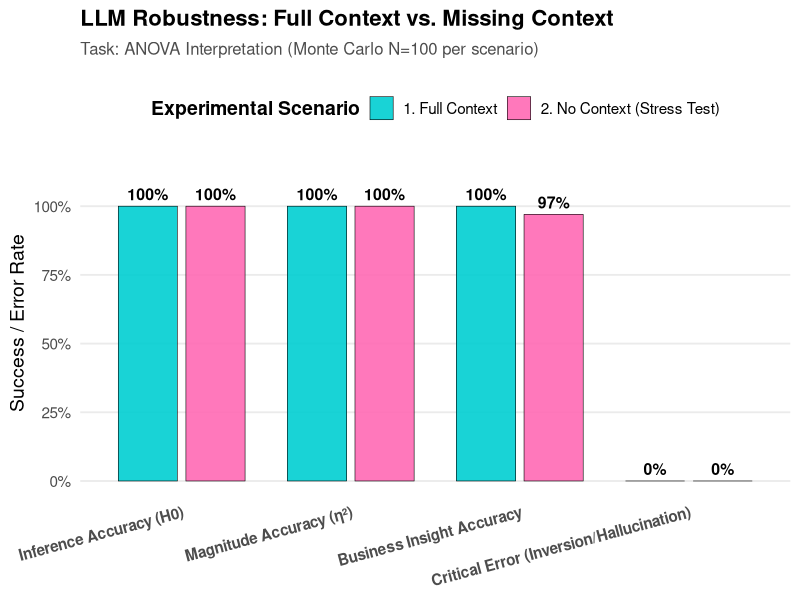
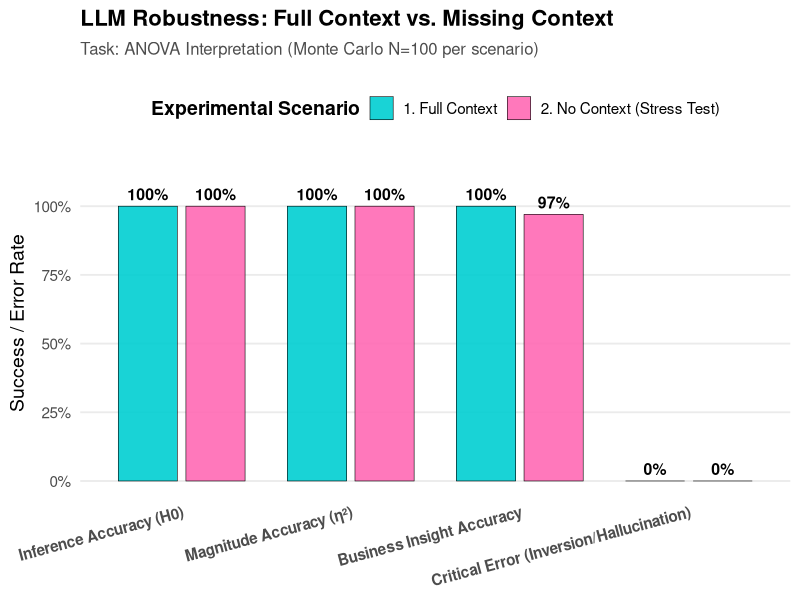

Recreate these plots in R, in order.
library(tidyverse)
library(scales)

# 1. Creazione del dataset consolidato con i risultati dei due esperimenti
df_comparison <- tibble(
  Scenario = rep(c("1. Full Context", "2. No Context (Stress Test)"), each = 4),
  Metric = rep(c(
    "Inference Accuracy (H0)", 
    "Magnitude Accuracy (η²)", 
    "Business Insight Accuracy", 
    "Critical Error (Inversion/Hallucination)"
  ), times = 2),
  Value = c(
    # Valori Esperimento 1 (Full Context)
    1.00, 1.00, 1.00, 0.00,
    # Valori Esperimento 2 (No Context)
    1.00, 1.00, 0.97, 0.00
  )
)

# Ordiniamo le metriche per visualizzarle nel modo corretto sul grafico
df_comparison <- df_comparison %>%
  mutate(Metric = factor(Metric, levels = c(
    "Inference Accuracy (H0)", 
    "Magnitude Accuracy (η²)", 
    "Business Insight Accuracy", 
    "Critical Error (Inversion/Hallucination)"
  )))

# 2. Creazione del Plot
p_comparativo <- ggplot(df_comparison, aes(x = Metric, y = Value, fill = Scenario)) +
  # Barre affiancate con dodge
  geom_col(position = position_dodge(width = 0.8), width = 0.7, alpha = 0.9, color = "black", size = 0.2) +
  # Etichette con le percentuali sopra le barre
  geom_text(
    aes(label = percent(Value, accuracy = 1)), 
    position = position_dodge(width = 0.8), 
    vjust = -0.5, 
    fontface = "bold", 
    size = 4,
    color = "black"
  ) +
  # Scala Y in formato percentuale
  scale_y_continuous(labels = percent_format(), limits = c(0, 1.15), breaks = seq(0, 1, by = 0.25)) +
  # Colori eleganti e professionali per la tesi
  scale_fill_manual(values = c("1. Full Context" = "#00ced1", "2. No Context (Stress Test)" = "#ff69b4")) +
  labs(
    title = "LLM Robustness: Full Context vs. Missing Context",
    subtitle = "Task: ANOVA Interpretation (Monte Carlo N=100 per scenario)",
    x = NULL,
    y = "Success / Error Rate",
    fill = "Experimental Scenario"
  ) +
  theme_minimal(base_size = 14) +
  theme(
    plot.title = element_text(face = "bold", size = 16, margin = margin(b = 8)),
    plot.subtitle = element_text(color = "gray30", size = 12, margin = margin(b = 20)),
    axis.text.x = element_text(face = "bold", size = 11, angle = 15, hjust = 1),
    axis.text.y = element_text(size = 11),
    legend.position = "top",
    legend.title = element_text(face = "bold"),
    legend.text = element_text(size = 11),
    panel.grid.major.x = element_blank(),
    panel.grid.minor = element_blank()
  )

# Mostra il grafico in RStudio
print(p_comparativo)

# Salvataggio in alta risoluzione
ggsave("Task2_Context_Comparison_Plot.png", plot = p_comparativo, width = 10, height = 6, dpi = 300)
cat("\nGrafico comparativo salvato come 'Task2_Context_Comparison_Plot.png'\n")
